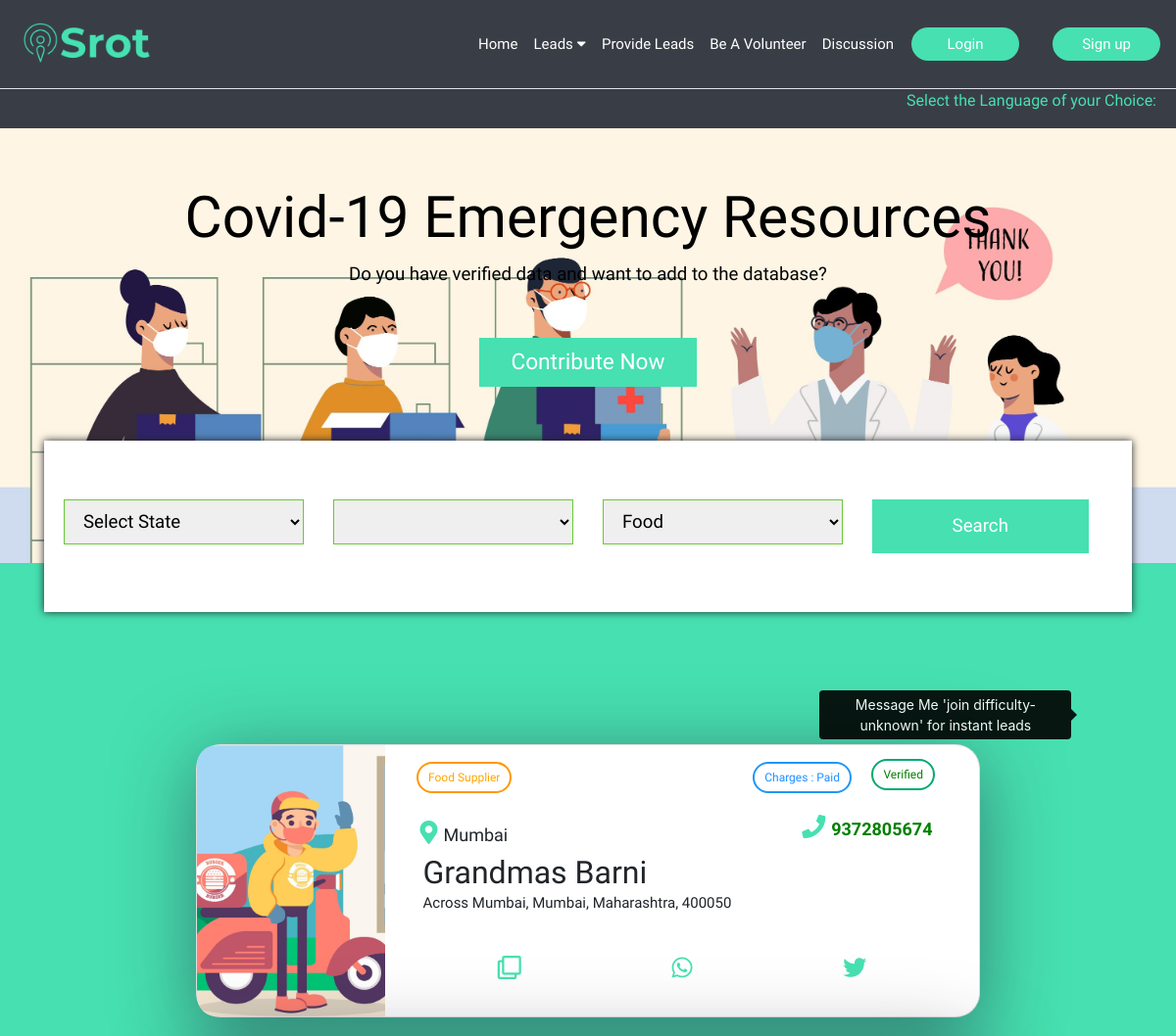
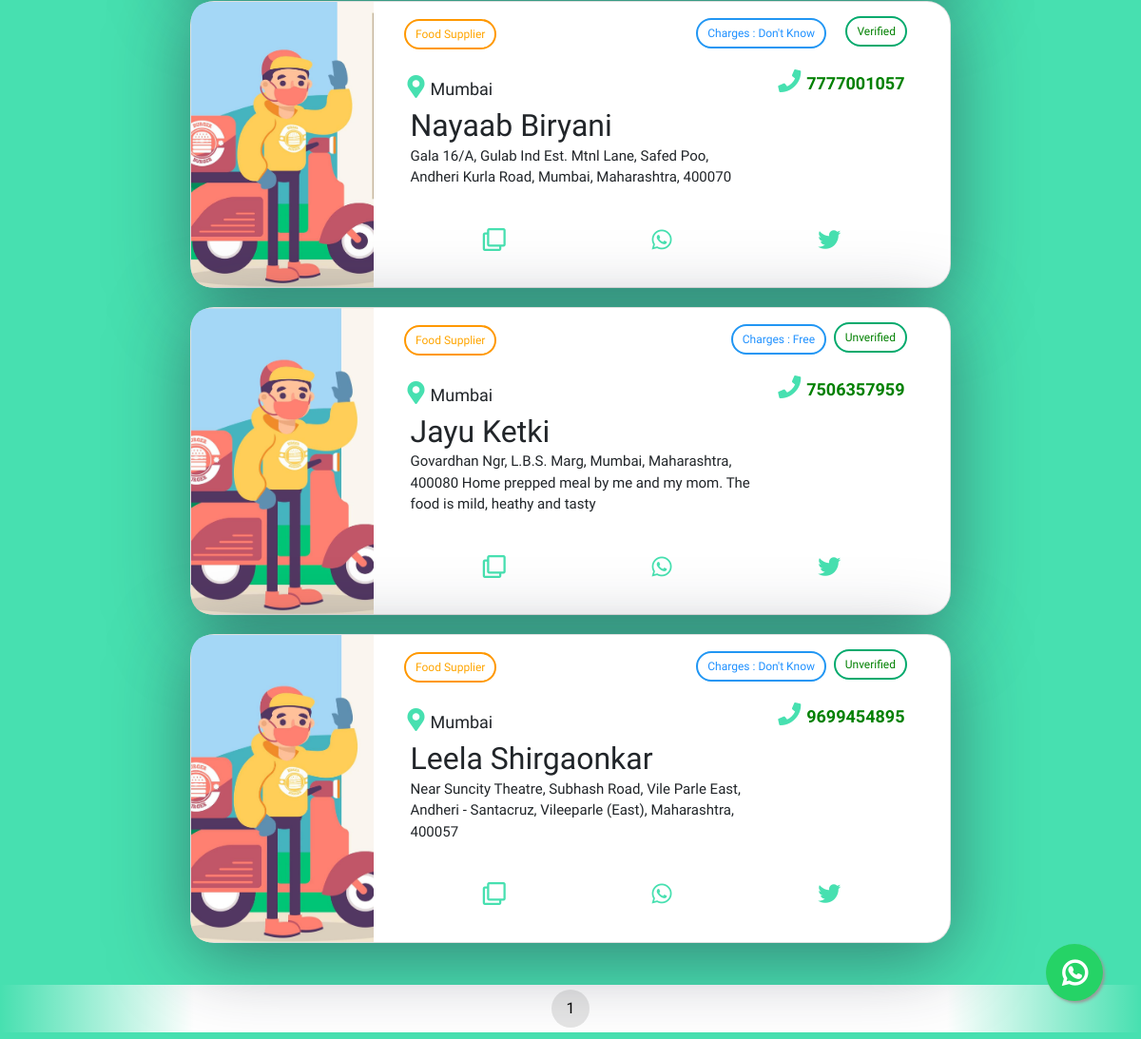
The page /leads/foodleads/1 on the database its author committed (2 pictures, top to bottom).
### srotApp/models.py (models this page shows, shortened)
class Food(models.Model):
    volunteer_verify = models.CharField(max_length=100, default="Unverified")
    food_supplier_name = models.CharField(max_length=100)
    food_supplier_email = models.CharField(max_length=100,null=True,blank=True)
    food_supplier_contact = models.CharField(max_length=100)
    food_supplier_state = models.CharField(max_length=100)
    food_supplier_city = models.CharField(max_length=100)
    food_supplier_address = models.CharField(max_length=500)
    food_supplier_service = models.CharField(max_length=100)
    food_supplier_verify = models.CharField(max_length=100)
    food_supplier_details = models.CharField(max_length=500,null=True,blank=True)
    volunteer_deleted = models.CharField(choices=(("Yes","Yes"),("No","No")),max_length=5,default="No")

### srotApp/views.py (the view)
# urls.py: path('leads/foodleads/<int:pageno>',views.foodleads,name="foodleads"),
def foodleads(request,pageno):
    all_food = list(chain(Food.objects.filter(volunteer_verify="Verified").order_by('-id'),Food.objects.filter(volunteer_verify="Unverified").order_by('-id')))
    context = pagination(all_food,"foods",pageno)
    if context == 0:
        return HttpResponseRedirect(request.META.get('HTTP_REFERER','/'))
    return render(request,'leads/foodleads.html', context)

### templates/leads/foodleads.html (shortened to what this page needs)
{% extends 'leads/filter.html' %}
{% block body %}
    <div>
        {% for food in foods %}
        {% if food.volunteer_deleted == "No" %}
        <div class="card">
            <div class="card-text">
                <div class="portada" style="background-image: url('/media/images/leads/food.jpg');">
                </div>
                <div class="title-total">
                    <br>
                    <div class="service-type"><button class="btn warning">Food Supplier</button></div>
                    <div class="service"><button class="btn info">Charges : {{ food.food_supplier_service }} </button>
                    </div>
                    <div class="verified"><button class="btn success">{{ food.volunteer_verify }}</button></div>
                    <div class="contact"><button><i class="fas fa-phone"></i></button>{{ food.food_supplier_contact }}
                    </div>
                    <div class="location"><button><i
                                class="fas fa-map-marker-alt"></i></button>{{ food.food_supplier_city }}</div>
                    <h2>{{ food.food_supplier_name }}</h2>
                    <div class="desc">{{food.food_supplier_address}}</div>
                    <div class="actions">
                        <button onclick="copyToClipboard({{food.id}})"><i class="far fa-clone"></i></button>
                        <button id="whatsapp_button" onclick="sendWhatsapp('*DETAILS FROM SROT* - %0a*Name*: {{ food.food_supplier_name }} %0a*Address*:  {{food.food_supplier_address}} %0a*Service Type*: {{ food.food_supplier_service }} %0a*contact*:{{ food.food_supplier_contact }} %0a*city*:{{ food.food_supplier_city }}')"><i class="fab fa-whatsapp"></i></button>
                        <button onclick="window.open('https://twitter.com/share?text=*DETAILS FROM SROT* - %0a*Name*: {{ food.food_supplier_name }} %0a*Address*:  {{food.food_supplier_address}} %0a*Service Type*: {{ food.food_supplier_service }} %0a*contact*:{{ food.food_supplier_contact }} %0a*city*:{{ food.food_supplier_city }}')"><i class="fab fa-twitter"></i></button>
                    </div>
                </div>
            </div>
        </div>
        {% endif %}
        {% endfor %}
    </div>
{% endblock body %}

### media/css/cards.css (style rules this page uses)
body { font-family: Roboto, sans-serif; margin: 0; height: 100vh; display: grid; align-items: center; justify-items: center; background-color: #47E0B0; }
.card { background: #fff; border-radius: 4px; box-shadow: 0px 14px 80px rgba(34, 35, 58, 0.5); max-width: 800px; display: flex; flex-direction: row; border-radius: 25px; position: relative; margin-top: 10px !important; margin-bottom: 20px !important; }
.card h2 { margin-top: -30px; padding: 0 1rem; }
.card .contact { padding: 1rem; text-align: right; color: green; font-weight: bold; font-size: 18px; margin-top: -20px; margin-right: 9px; }
.card .location { padding: 2rem; text-align: left; font-size: 18px; margin-top: -80px; margin-left: -25px; }
.card .service { padding: inherit; text-align: right; font-weight: bold; font-size: 18px; margin-top: -87px; margin-right: 100px; }
.card .service-type { padding: inherit; text-align: left; font-weight: bold; font-size: 18px; margin-top: -80px; margin-right: 20px; margin-left: -13px; margin-bottom: -5px; }
.card .verified { padding: inherit; text-align: right; font-weight: bold; font-size: 18px; margin-top: -95px; }
.card .desc { padding: 0.5rem 1rem; font-size: 15px; margin-right: 161px; margin-top: -15px; margin-bottom: 20px; }
.card .actions { display: grid; grid-template-columns: repeat(3, 1fr); align-items: center; padding: 0.5rem 1rem; }
.card-text { display: grid; grid-template-columns: 1fr 2fr !important; }
.title-total { padding: 2.5em 1.5em 1.5em 1.5em; font-size: 15px; }
.portada { width: 100%; height: 100%; border-top-left-radius: 20px; border-bottom-left-radius: 20px; background-position: bottom center; background-size: cover; }
button { border: none; background: none; font-size: 24px; color: #8bc34a; cursor: pointer; transition: 0.5s; }
.btn { border: 2px solid black; background-color: white; color: black; padding: 5px 10px; font-size: 12px; cursor: pointer; border-radius:25px; }
.success { border-color: #04AA6D; color: green; }
.info { border-color: #2196F3; color: dodgerblue; margin-top: -10px; margin-right: -15px; }
.warning { border-color: #ff9800; color: orange; }
.desc { min-width: 400px; }

### media/css/basic.css (style rules this page uses)
body { font-family: 'Varela Round', sans-serif; }

### media/css/filter.css (style rules this page uses)
.title-total i { color: #47E0B0; }
.fa-whatsapp { font-family: 'Font Awesome 5 Brands'; }

### rows shown on the page
Food: food_supplier_service "Paid", volunteer_verify "Verified", food_supplier_contact "9372805674", food_supplier_city "Mumbai", food_supplier_name "Grandmas Barni", food_supplier_address "Across Mumbai, Mumbai, Maharashtra, 400050"
Food: food_supplier_service "Don't Know", volunteer_verify "Verified", food_supplier_contact "7777001057", food_supplier_city "Mumbai", food_supplier_name "Nayaab Biryani", food_supplier_address "Gala 16/A, Gulab Ind Est. Mtnl Lane, Safed Poo, Andheri Kurla Road, Mumbai, Maharashtra, 400070"
Food: food_supplier_service "Free", volunteer_verify "Unverified", food_supplier_contact "7506357959", food_supplier_city "Mumbai", food_supplier_name "Jayu Ketki", food_supplier_address "Govardhan Ngr, L.B.S. Marg, Mumbai, Maharashtra, 400080 Home prepped meal by me and my mom. The food is mild, heathy and tasty"
Food: food_supplier_service "Don't Know", volunteer_verify "Unverified", food_supplier_contact "9699454895", food_supplier_city "Mumbai", food_supplier_name "Leela Shirgaonkar", food_supplier_address "Near Suncity Theatre, Subhash Road, Vile Parle East, Andheri - Santacruz, Vileeparle (East), Maharashtra, 400057"

### other values the page prints
{{ actual_page }} "1"
